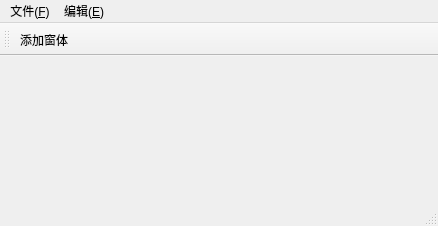
<?xml version="1.0" encoding="UTF-8"?>
<ui version="4.0">
 <class>MainWindow</class>
 <widget class="QMainWindow" name="MainWindow">
  <property name="geometry">
   <rect>
    <x>0</x>
    <y>0</y>
    <width>438</width>
    <height>226</height>
   </rect>
  </property>
  <property name="windowTitle">
   <string>MainWindow</string>
  </property>
  <widget class="QWidget" name="centralwidget"/>
  <widget class="QMenuBar" name="menubar">
   <property name="geometry">
    <rect>
     <x>0</x>
     <y>0</y>
     <width>438</width>
     <height>23</height>
    </rect>
   </property>
   <widget class="QMenu" name="menu_F">
    <property name="title">
     <string>文件(&amp;F)</string>
    </property>
    <addaction name="fileOpenAction"/>
    <addaction name="fileNewAction"/>
    <addaction name="fileCloseAction"/>
   </widget>
   <widget class="QMenu" name="menu_E">
    <property name="title">
     <string>编辑(&amp;E)</string>
    </property>
   </widget>
   <addaction name="menu_F"/>
   <addaction name="menu_E"/>
  </widget>
  <widget class="QToolBar" name="toolBar">
   <property name="windowTitle">
    <string>toolBar</string>
   </property>
   <attribute name="toolBarArea">
    <enum>TopToolBarArea</enum>
   </attribute>
   <attribute name="toolBarBreak">
    <bool>false</bool>
   </attribute>
   <addaction name="addWinAction"/>
  </widget>
  <widget class="QStatusBar" name="statusBar"/>
  <action name="fileOpenAction">
   <property name="text">
    <string>打开</string>
   </property>
   <property name="shortcut">
    <string>Alt+O</string>
   </property>
  </action>
  <action name="fileNewAction">
   <property name="text">
    <string>新建</string>
   </property>
   <property name="shortcut">
    <string>Alt+N</string>
   </property>
  </action>
  <action name="fileCloseAction">
   <property name="text">
    <string>关闭</string>
   </property>
  </action>
  <action name="addWinAction">
   <property name="text">
    <string>添加窗体</string>
   </property>
   <property name="toolTip">
    <string>添加窗体</string>
   </property>
  </action>
 </widget>
 <resources/>
 <connections/>
</ui>
